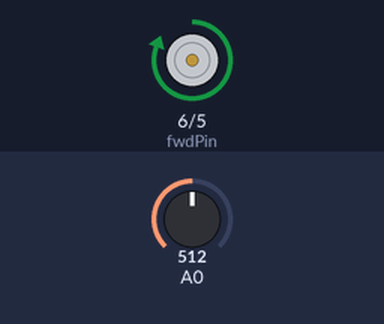
The sketch below on a simulated Arduino Uno, built with avr-gcc and run on an emulated ATmega328P. Shown: motor-driver pin pairs drawn as motors (green arrow = first pin HIGH = forward, orange = second pin HIGH = backward, longer = more drive). The inputs (shaded band) are chosen by the test bench; at power-on: A0 = 512.

Above: at 1.2 s.
1.3 s: A0 set to 189
2.8 s: A0 set to 166
At 3.6 s:
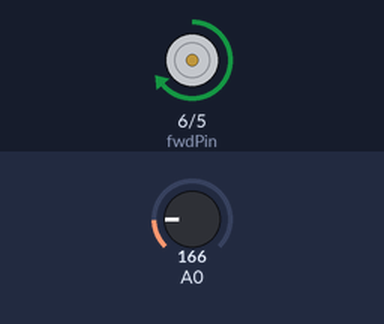
4.3 s: A0 set to 122
At 4.7 s:
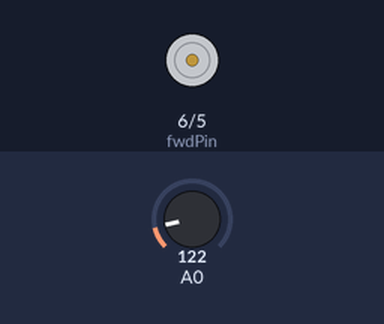
5.8 s: A0 set to 306
At 7.0 s:
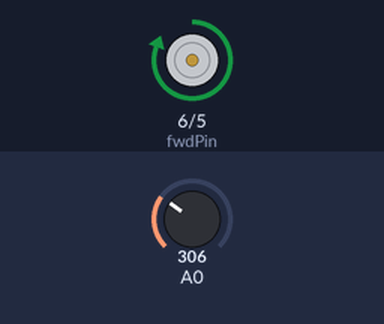
7.3 s: A0 set to 25
At 8.2 s:
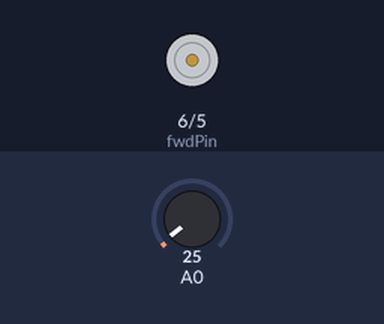
8.8 s: A0 set to 511
At 9.4 s:
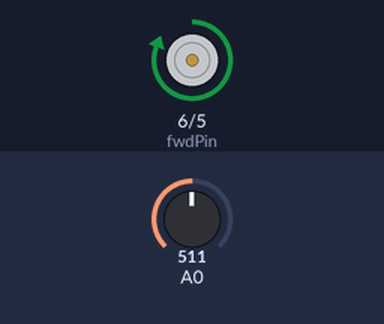
Timing chart, 0 to 11.3 s (numbered marks = the images above; inputs shaded):
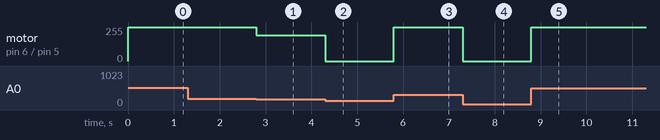

The sketch:

CODE.ino
```cpp
// C++ code
//
int fwdPin = 6;
int revPin = 5;
void setup () {
  pinMode (fwdPin, OUTPUT);
  pinMode (revPin, OUTPUT);
}
void loop () {
  int tempIn = analogRead(A0);
  float voltage = tempIn *(5.0 / 1024.0);
  float temp = (voltage - 0.5) * 100;
  if (temp < 25) {
    analogWrite (fwdPin ,0);
  }
  else if (temp < 30) {
    analogWrite(fwdPin , 128);
  }
  else if (temp < 35) {
    analogWrite (fwdPin, 192);
  }
  else {
     analogWrite(fwdPin, 255);
  }
}
```

Measured:
- the behaviour switches between 175 and 174 on A0 (found by bisection; images 0 and 1)
- after the input at 1.3 s, every drawn part: stays the same
- after the input at 2.8 s, motor on pin 6 (fwdPin) / pin 5 (revPin): forward 255/255 → forward 192/255 at once
- after the input at 4.3 s, motor on pin 6 (fwdPin) / pin 5 (revPin): forward 192/255 → stopped at once
- after the input at 5.8 s, motor on pin 6 (fwdPin) / pin 5 (revPin): stopped → forward 255/255 at once
- after the input at 7.3 s, motor on pin 6 (fwdPin) / pin 5 (revPin): forward 255/255 → stopped at once
- after the input at 8.8 s, motor on pin 6 (fwdPin) / pin 5 (revPin): stopped → forward 255/255 at once
